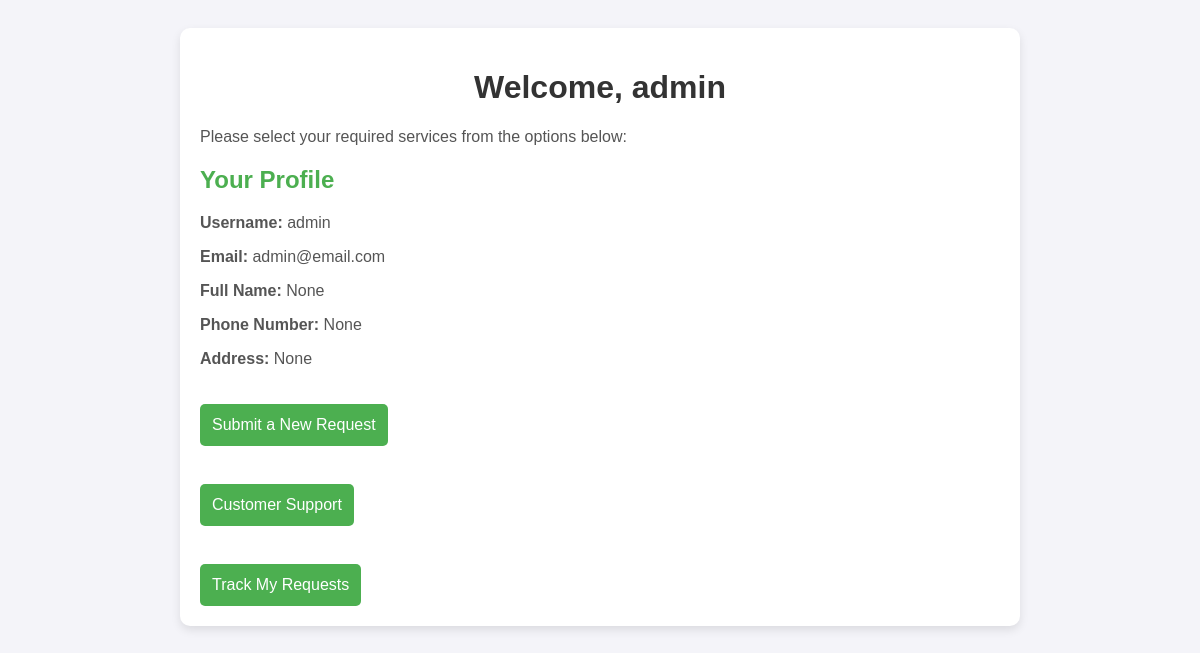
/service/dashboard/user/ (signed in), run on the app's committed database.
### accounts/models.py (models this page shows, shortened)
class CustomUser(AbstractUser):
    full_name = models.CharField(max_length=255, blank=True, null=True)
    phone_number = models.CharField(max_length=15, blank=True, null=True)
    address = models.TextField(blank=True, null=True)

### service/views.py (the view)
# urls.py: path('dashboard/user/', views.user_dashboard, name='user_dashboard'),
@login_required
def user_dashboard(request):
    context = {
        'title': 'User Dashboard',
        'message': 'Welcome to your User Dashboard!',
    }
    return render(request, 'service/user_dashboard.html', context)

### service/templates/service/user_dashboard.html (shortened to what this page needs)
<!DOCTYPE html>
<html lang="en">
<head>
</head>
<body>
    <div class="container">
        <h1>Welcome, {{ user.username }}</h1>
        <p>Please select your required services from the options below:</p>
        <div class="profile-section">
            <h2>Your Profile</h2>
            <p><strong>Username:</strong> {{ user.username }}</p>
            <p><strong>Email:</strong> {{ user.email }}</p>
            <p><strong>Full Name:</strong> {{ user.full_name }}</p>
            <p><strong>Phone Number:</strong> {{ user.phone_number }}</p>
            <p><strong>Address:</strong> {{ user.address }}</p>
        </div>
        <a href="{% url 'service:submit_service_request' %}"><button>Submit a New Request</button></a>
        <br><br>
        <a href="{% url 'service:customer_support' %}"><button>Customer Support</button></a>
        <br><br>
        <a href="{% url 'service:track_requests' %}"><button>Track My Requests</button></a>
    </div>
</body>
</html>

### service/templates/service/user_dashboard.html (style rules this page uses)
body { font-family: 'Arial', sans-serif; background-color: #f4f4f9; padding: 20px; box-sizing: border-box; }
.container { max-width: 800px; margin: 0 auto; background-color: white; padding: 20px; border-radius: 10px; box-shadow: 0 4px 10px rgba(0, 0, 0, 0.1); }
h1 { text-align: center; color: #333; }
h2 { color: #4CAF50; margin-top: 20px; }
p { color: #555; }
a { color: #4CAF50; text-decoration: none; display: inline-block; margin-top: 10px; }
.profile-section { margin-top: 20px; }
button { padding: 12px; background-color: #4CAF50; color: white; border: none; border-radius: 5px; cursor: pointer; font-size: 16px; margin-top: 10px; }

### data on the page
CustomUser: username "admin", email "admin@email.com", full_name "None", phone_number "None", address "None"
